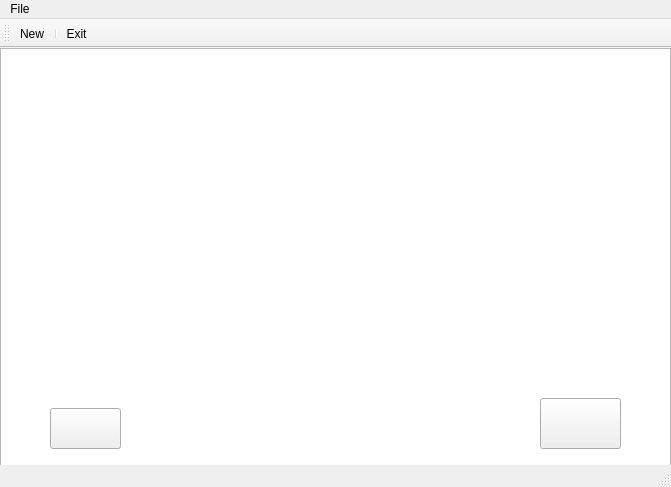
<?xml version="1.0" encoding="UTF-8"?>
<ui version="4.0">
 <class>MainWindow</class>
 <widget class="QMainWindow" name="MainWindow">
  <property name="geometry">
   <rect>
    <x>0</x>
    <y>0</y>
    <width>671</width>
    <height>487</height>
   </rect>
  </property>
  <property name="windowTitle">
   <string>MainWindow</string>
  </property>
  <widget class="QWidget" name="centralWidget">
   <widget class="QGraphicsView" name="graphicsView">
    <property name="geometry">
     <rect>
      <x>0</x>
      <y>0</y>
      <width>671</width>
      <height>421</height>
     </rect>
    </property>
    <property name="styleSheet">
     <string notr="true">background-image: url(:/common/common/background_playing.svg);</string>
    </property>
   </widget>
   <widget class="QPushButton" name="draw_card">
    <property name="enabled">
     <bool>true</bool>
    </property>
    <property name="geometry">
     <rect>
      <x>540</x>
      <y>350</y>
      <width>81</width>
      <height>51</height>
     </rect>
    </property>
    <property name="text">
     <string notr="true"/>
    </property>
    <property name="icon">
     <iconset resource="sources/sources.qrc">
      <normaloff>:/common/common/draw_card.svg</normaloff>:/common/common/draw_card.svg</iconset>
    </property>
    <property name="iconSize">
     <size>
      <width>70</width>
      <height>70</height>
     </size>
    </property>
   </widget>
   <widget class="QPushButton" name="uno_player">
    <property name="geometry">
     <rect>
      <x>50</x>
      <y>360</y>
      <width>71</width>
      <height>41</height>
     </rect>
    </property>
    <property name="text">
     <string/>
    </property>
    <property name="icon">
     <iconset resource="sources/sources.qrc">
      <normaloff>:/common/common/uno_player.svg</normaloff>:/common/common/uno_player.svg</iconset>
    </property>
    <property name="iconSize">
     <size>
      <width>70</width>
      <height>70</height>
     </size>
    </property>
   </widget>
  </widget>
  <widget class="QMenuBar" name="menuBar">
   <property name="geometry">
    <rect>
     <x>0</x>
     <y>0</y>
     <width>671</width>
     <height>21</height>
    </rect>
   </property>
   <widget class="QMenu" name="menuFile">
    <property name="title">
     <string>File</string>
    </property>
    <addaction name="actionNew"/>
    <addaction name="actionExit"/>
   </widget>
   <addaction name="menuFile"/>
  </widget>
  <widget class="QToolBar" name="mainToolBar">
   <attribute name="toolBarArea">
    <enum>TopToolBarArea</enum>
   </attribute>
   <attribute name="toolBarBreak">
    <bool>false</bool>
   </attribute>
   <addaction name="actionNew"/>
   <addaction name="separator"/>
   <addaction name="actionExit"/>
  </widget>
  <widget class="QStatusBar" name="statusBar"/>
  <action name="actionNew">
   <property name="text">
    <string>N&amp;ew</string>
   </property>
   <property name="shortcut">
    <string>Ctrl+N</string>
   </property>
  </action>
  <action name="actionExit">
   <property name="text">
    <string>E&amp;xit</string>
   </property>
   <property name="shortcut">
    <string>Ctrl+W</string>
   </property>
  </action>
 </widget>
 <layoutdefault spacing="6" margin="11"/>
 <resources>
  <include location="sources/sources.qrc"/>
 </resources>
 <connections>
  <connection>
   <sender>actionExit</sender>
   <signal>triggered()</signal>
   <receiver>MainWindow</receiver>
   <slot>close()</slot>
   <hints>
    <hint type="sourcelabel">
     <x>-1</x>
     <y>-1</y>
    </hint>
    <hint type="destinationlabel">
     <x>330</x>
     <y>226</y>
    </hint>
   </hints>
  </connection>
 </connections>
</ui>
